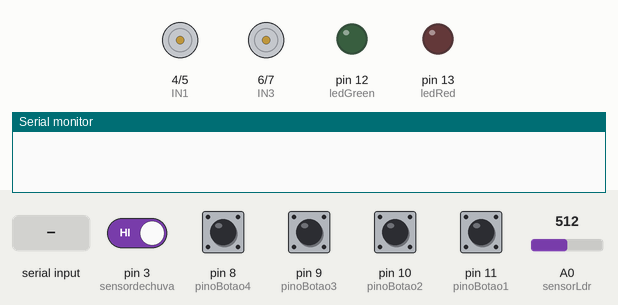
The sketch below on a simulated Arduino Uno, built with avr-gcc and run on an emulated ATmega328P. Parts: motor-driver pin pairs drawn as motors (green arrow = first pin HIGH = forward, orange = second pin HIGH = backward, longer = more drive), output pins drawn as LEDs (lit = HIGH), the last lines printed to the serial monitor. Dashed ring = blinking. The test bench sets the inputs (shaded band); at power-on: pin 3 (sensordechuva) HIGH, pin 8 (pinoBotao4), pin 9 (pinoBotao3), pin 10 (pinoBotao2), pin 11 (pinoBotao1) LOW, A0 (sensorLdr) = 512.

Above: at 1.6 s.
1.7 s: "esq h" received over Serial
At 2.01 s:
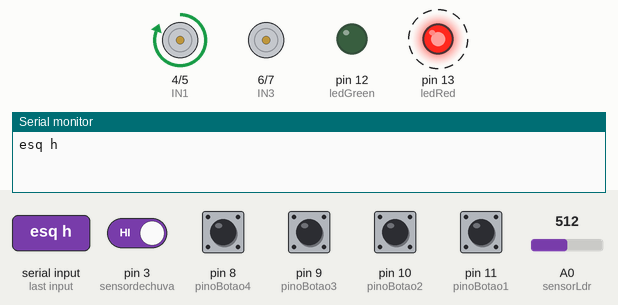
4.7 s: pin 11 (pinoBotao1) pulled HIGH for 0.15 s
At 4.77 s:
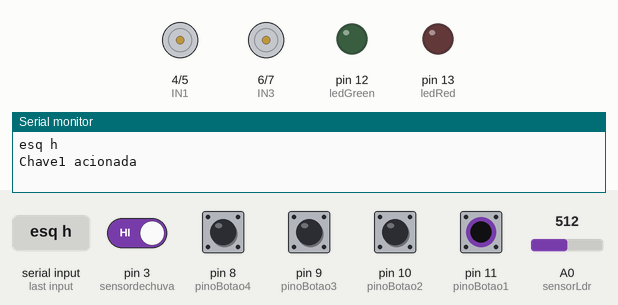
7.7 s: "esq a" received over Serial
At 7.89 s:
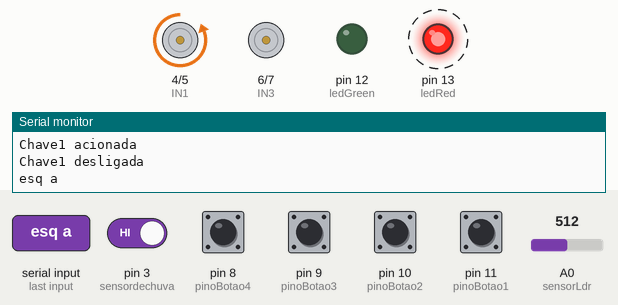
10.7 s: "esq p" received over Serial
At 10.7 s:
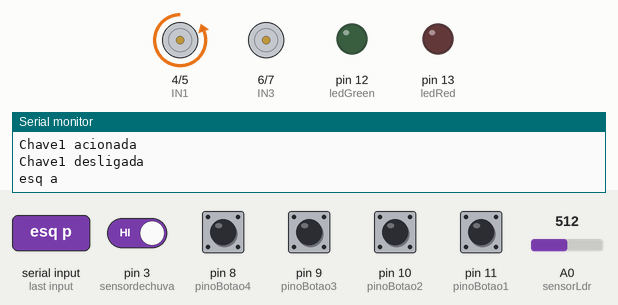
13.7 s: pin 3 (sensordechuva) driven LOW
At 14.13 s:
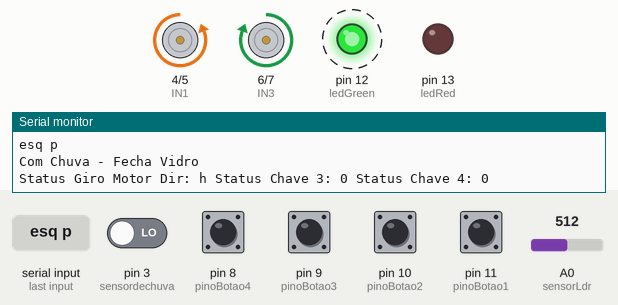
16.7 s: pin 9 (pinoBotao3) pulled HIGH for 1 s
At 17.86 s:
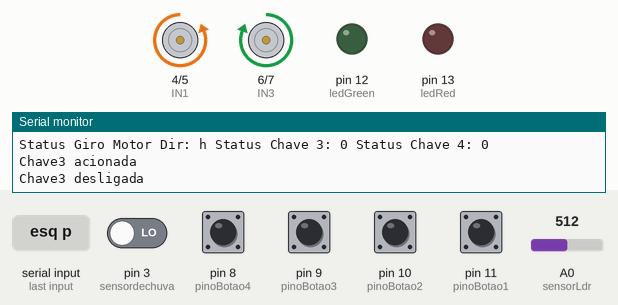
Timing chart, 0 to 20.7 s (numbered marks = the images above; inputs shaded):
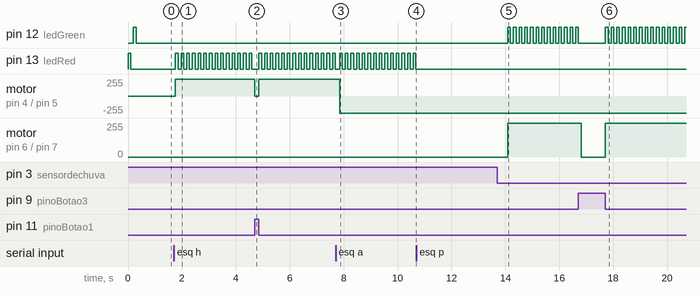

Measured:
- after the input at 1.7 s, pin 13 (ledRed): alternates HIGH for 0.10 s and LOW for 0.11 s, starting after 0.06 s; motor on pin 4 (IN1) / pin 5 (IN2): stopped → forward 255/255 after 0.06 s
- after the input at 4.7 s, motor on pin 4 (IN1) / pin 5 (IN2): forward 255/255 → stopped at once, → forward 255/255 0.15 s later
- after the input at 7.7 s, motor on pin 4 (IN1) / pin 5 (IN2): forward 255/255 → backward 255/255 after 0.15 s
- after the input at 10.7 s, pin 13 (ledRed): stops changing and stays LOW
- after the input at 13.7 s, motor on pin 6 (IN3) / pin 7 (IN4): stopped → forward 255/255 after 0.39 s
- after the input at 16.7 s, motor on pin 6 (IN3) / pin 7 (IN4): forward 255/255 → stopped after 0.12 s, → forward 255/255 0.89 s later
- by itself, pin 12 (ledGreen): repeats every 0.21 s: HIGH 0.10 s, LOW 0.11 s

The sketch:

Janela_Automatica_v_1.ino
```cpp
/*
//Programa : Controle de Janela de 2 folhas

Sensor Ldr: Quando esta de dia, janela de aluminio abre e quando escurece janela de aluminio fecha.
setLimiteDelayLdr = variavel que determina tempo do delay para inicio da ação

Sensor Chuva: Quando chove, janela de vidro fecha e quando para de chover janela de vidro abre.
setLimiteDelayChuva = variavel que determina tempo do delay para inicio da ação

Autor : Marco Romero
*/
int ledRed = 13;
int ledGreen = 12;


//Definicoes pinos Arduino ligados a entrada da Ponte H
int IN1 = 4;
int IN2 = 5;
int IN3 = 6;
int IN4 = 7;

// Definiçõe Ldr
int sensorLdr = 0;//
int valorSensorLdr = 0;
int timeOffDelayLdr = 0;
int setLimiteDelayLdr = 1000;

//Definiçõe sensor de chuva
int sensordechuva = 3;
int timeOffDelayChuva = 0;
int setLimiteDelayChuva = 500;

//bt
byte pinoBotao1 = 11;
byte pinoBotao2 = 10;
byte pinoBotao3 = 9;
byte pinoBotao4 = 8;

int statusChave1;
int statusChave2;
int statusChave3;
int statusChave4;
//----------------------------

/// Variaveis de controle


int mostrasensorLdr;
int mostrasensorChuva;

String statusEsq = "p";
String statusDir = "p";
String statusEsq_Db;
String statusDir_Db;
String cmd = "";


void setup()
{
  Serial.begin(9600);


  pinMode(ledRed, OUTPUT);
  pinMode(ledGreen, OUTPUT);


  //Define os pinos ponte H como saida
  pinMode(IN1, OUTPUT);
  pinMode(IN2, OUTPUT);
  pinMode(IN3, OUTPUT);
  pinMode(IN4, OUTPUT);

  //Define sensor de chuva como entrada
  pinMode(sensordechuva,INPUT);


  //Define o pino como entrada (Pino do botao)
  pinMode(pinoBotao1, INPUT);//bt1
  pinMode(pinoBotao2, INPUT);//bt2
  pinMode(pinoBotao3, INPUT);//bt3
  pinMode(pinoBotao4, INPUT);//bt4


  digitalWrite(ledRed, HIGH);   // turn the LED on (HIGH is the voltage level)
  delay(100);               // wait for a second
  digitalWrite(ledRed, LOW);    // turn the LED off by making the voltage LOW
  delay(100);

  digitalWrite(ledGreen, HIGH);   // turn the LED on (HIGH is the voltage level)
  delay(100);               // wait for a second
  digitalWrite(ledGreen, LOW);    // turn the LED off by making the voltage LOW
  delay(100);


}

void loop()
{

  /////// RECEBE SERIAL //-----------------------------------------------------------------------------------------------------------
  if(Serial.available() > 0) // serial pc
  {
    while(Serial.available() > 0)
    {
      cmd += char(Serial.read());
      delay(10);
    }
    Serial.println(cmd);
  }

  if (cmd.length() >0) {
    if(cmd == "ldr on") { mostrasensorLdr = 1;}
    if(cmd == "ldr off"){ mostrasensorLdr = 0;}
    if(cmd == "esq h"){ statusEsq = "h";}
    if(cmd == "esq a") { statusEsq = "a";}
    if(cmd == "esq p"){ statusEsq = "p";}
    if(cmd == "dir h"){ statusDir = "h";}
    if(cmd == "dir a") { statusDir = "a";}
    if(cmd == "dir p"){ statusDir = "p";}
    cmd = "";
  }

  botoes();
  sensorLuz();
  sensorChuva();

  if(statusEsq == "h" && statusChave1 == 0 && statusChave2 == 0){
    giraEsquedoHorario();
  }else if(statusEsq == "h" && statusChave1 == 1 && statusChave2 == 0){
    paraEsquerdo();
  };

  if(statusEsq == "a" && statusChave1 == 0 && statusChave2 == 0){
    giraEsquedoAntiHorario();
  }else if(statusEsq == "a" && statusChave1 == 0 && statusChave2 == 1){
    paraEsquerdo();
  };


  if(statusDir == "h" && statusChave3 == 0 && statusChave4 == 0){
    giraDireitoHorario();
  }else if(statusDir == "h" && statusChave3 == 1 && statusChave4 == 0){
    paraDireito();
  };

  if(statusDir == "a" && statusChave3 == 0 && statusChave4 == 0){
    giraDireitoAntiHorario();
  }else if(statusDir == "a" && statusChave3 == 0 && statusChave4 == 1){
    paraDireito();
  };
  delay(10);
}//------------------------------------- fim loop


//////////////////////////////////////////////////////////////////////////////////////////////////
void giraEsquedoHorario()
{
  digitalWrite(IN1, HIGH);
  digitalWrite(IN2, LOW);
  digitalWrite(ledRed, HIGH);   // turn the LED on (HIGH is the voltage level)
  delay(100);               // wait for a second
  digitalWrite(ledRed, LOW);    // turn the LED off by making the voltage LOW
  delay(100);
}

void giraEsquedoAntiHorario()
{
  digitalWrite(IN1, LOW);
  digitalWrite(IN2, HIGH);
  digitalWrite(ledRed, HIGH);   // turn the LED on (HIGH is the voltage level)
  delay(100);               // wait for a second
  digitalWrite(ledRed, LOW);    // turn the LED off by making the voltage LOW
  delay(100);
}

void paraEsquerdo()
{
  digitalWrite(IN1, HIGH);
  digitalWrite(IN2, HIGH);
}


//////////////////////////////////////////////////////////////////////////////////////////////////
void giraDireitoHorario()
{
  digitalWrite(IN3, HIGH);
  digitalWrite(IN4, LOW);
  digitalWrite(ledGreen, HIGH);   // turn the LED on (HIGH is the voltage level)
  delay(100);               // wait for a second
  digitalWrite(ledGreen, LOW);    // turn the LED off by making the voltage LOW
  delay(100);
}

void giraDireitoAntiHorario()
{
  digitalWrite(IN3, LOW);
  digitalWrite(IN4, HIGH);
  digitalWrite(ledGreen, HIGH);   // turn the LED on (HIGH is the voltage level)
  delay(100);               // wait for a second
  digitalWrite(ledGreen, LOW);    // turn the LED off by making the voltage LOW
  delay(100);
}

void paraDireito()
{
  digitalWrite(IN3, HIGH);
  digitalWrite(IN4, HIGH);
}


//////////////////////////////////////////////////////////////////////////////////////////////////


void sensorLuz()
{

 int valorSensorLdr = analogRead(sensorLdr);
 if(valorSensorLdr > 500){

   if(timeOffDelayLdr > setLimiteDelayLdr){
       if(statusEsq != "h"){
         statusEsq = "h";
         statusChave2 = 0;
         Serial.println("Dia - Abre Aluminio");
         Serial.print("Status Giro Motor Esq: ");
         Serial.print(statusEsq);
         Serial.print(" Status Chave 1: ");
         Serial.print(statusChave1);
         Serial.print(" Status Chave 2: ");
         Serial.println(statusChave2);
       }
       timeOffDelayLdr = 0;
   }
   timeOffDelayLdr++;

 }else if(valorSensorLdr < 500){

   if(timeOffDelayLdr > setLimiteDelayLdr){
     if(statusEsq != "a"){
       statusEsq = "a";
       statusChave1 = 0;
       Serial.println("Noite - Fecha Aluminio");
       Serial.print("Status Giro Motor Esq: ");
       Serial.print(statusEsq);
       Serial.print(" Status Chave 1: ");
       Serial.print(statusChave1);
       Serial.print(" Status Chave 2: ");
       Serial.println(statusChave2);
     }
     timeOffDelayLdr = 0;
   }
   timeOffDelayLdr++;

 }

  //Exibindo o valor do sensor no serial monitor.
  if(mostrasensorLdr == 1){
    Serial.print("LDR - Motor Esq: ");
    Serial.println(valorSensorLdr);
  }


}

//-----------------------------------------------------------------------------------------------------------------------------


void sensorChuva()
{
  if(digitalRead(sensordechuva) == 0)
  {
    if(timeOffDelayChuva > setLimiteDelayChuva){
      if(statusDir != "h"){
        statusDir = "h";
        statusChave4 = 0;
        Serial.println("Com Chuva - Fecha Vidro");
        Serial.print("Status Giro Motor Dir: ");
        Serial.print(statusDir);
        Serial.print(" Status Chave 3: ");
        Serial.print(statusChave3);
        Serial.print(" Status Chave 4: ");
        Serial.println(statusChave4);
      }
      timeOffDelayChuva = 0;
    }
    timeOffDelayChuva++;
  }
  else if(digitalRead(sensordechuva) == 1)
  {
    if(timeOffDelayChuva > setLimiteDelayChuva){
      if(statusDir != "a"){
        statusDir = "a";
        statusChave3 = 0;
        Serial.println("Sem Chuva - Abre Vidro");
        Serial.print("Status Giro Motor Dir: ");
        Serial.print(statusDir);
        Serial.print(" Status Chave 3: ");
        Serial.print(statusChave3);
        Serial.print(" Status Chave 4: ");
        Serial.println(statusChave4);
      }
      timeOffDelayChuva = 0;
    }
    timeOffDelayChuva++;

  }

  if(mostrasensorChuva == 1){
    Serial.print("Chuva - Motor Dir: ");
    Serial.println(sensordechuva);
  }
}


void botoes()
{
 if (digitalRead(pinoBotao1) == HIGH)
  {
    if(statusChave1 != 1){
      statusEsq == "p";
      Serial.println("Chave1 acionada");
      statusChave1  = 1;
    }
  }else if (digitalRead(pinoBotao1) == LOW) {
    if(statusChave1 != 0){
      Serial.println("Chave1 desligada");
      statusChave1  = 0;
    }
  }

  if (digitalRead(pinoBotao2) == HIGH)
  {
    if(statusChave2 != 1){
      statusEsq == "p";
      Serial.println("Chave2 acionada");
      statusChave2  = 1;
    }
  }else if (digitalRead(pinoBotao2) == LOW) {
    if(statusChave2 != 0){
      Serial.println("Chave2 desligada");
      statusChave2  = 0;
    }
  }

  if (digitalRead(pinoBotao3) == HIGH)
  {
    if(statusChave3 != 1){
      statusEsq == "p";
      Serial.println("Chave3 acionada");
      statusChave3  = 1;
    }
  }else if (digitalRead(pinoBotao3) == LOW) {
    if(statusChave3 != 0){
      Serial.println("Chave3 desligada");
      statusChave3  = 0;
    }
  }

  if (digitalRead(pinoBotao4) == HIGH)
  {
    if(statusChave4 != 1){
      statusEsq == "p";
      Serial.println("Chave4 acionada");
      statusChave4  = 1;
    }
  }else if (digitalRead(pinoBotao4) == LOW) {
    if(statusChave4 != 0){
      Serial.println("Chave4 desligada");
      statusChave4  = 0;
    }
  }
}
```
